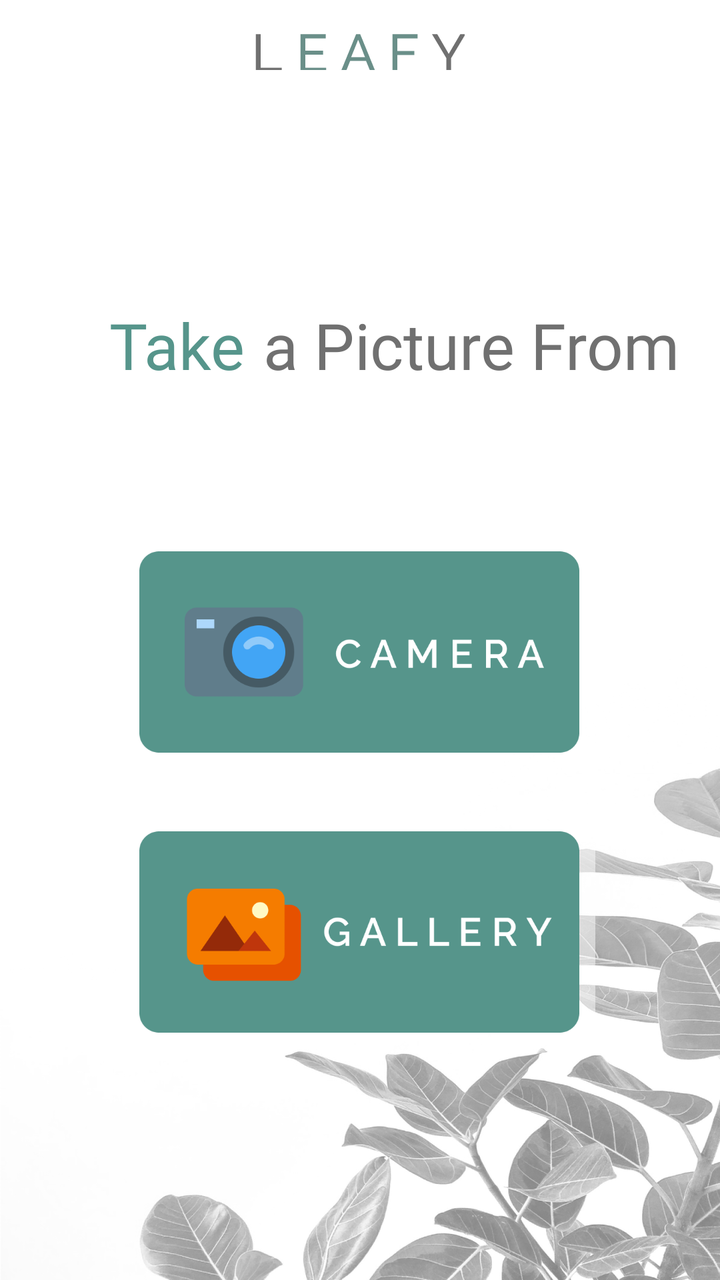
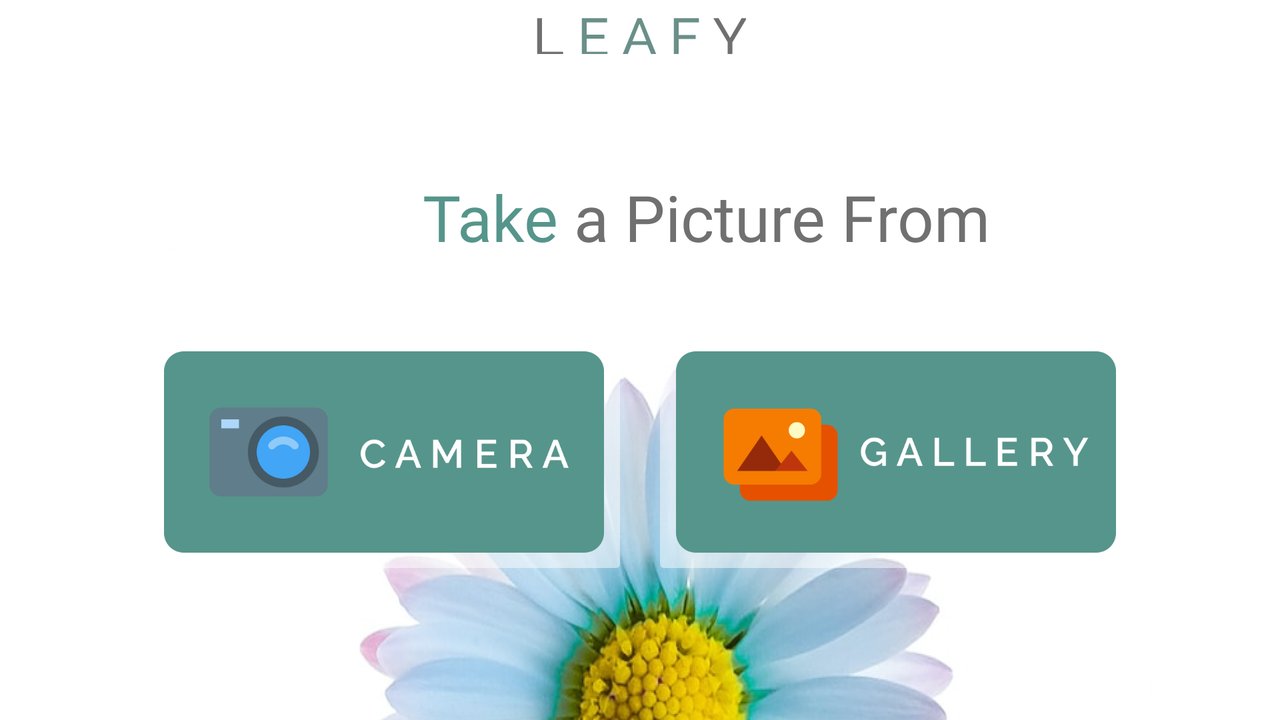

An Android layout and its configuration variant, each rendered on a device that would load it. The default file and the variant file are quoted in full after the pictures.
<!-- AndroidManifest.xml: application theme Theme.MedsApp -->
<!-- res/layout/activity_start.xml -->
<?xml version="1.0" encoding="utf-8"?>
<androidx.constraintlayout.widget.ConstraintLayout xmlns:android="http://schemas.android.com/apk/res/android"
    xmlns:app="http://schemas.android.com/apk/res-auto"
    xmlns:tools="http://schemas.android.com/tools"
    android:layout_width="match_parent"
    android:layout_height="match_parent"
    android:background="@drawable/background"
    tools:context=".ui.StartActivity">

    <ImageView
        android:id="@+id/imgv_appname"
        android:layout_width="175dp"
        android:layout_height="19dp"
        android:layout_marginTop="16dp"
        android:src="@drawable/leafy"
        app:layout_constraintEnd_toEndOf="parent"
        app:layout_constraintHorizontal_bias="0.497"
        app:layout_constraintStart_toStartOf="parent"
        app:layout_constraintTop_toTopOf="parent" />

    <TextView
        android:id="@+id/tv_your"
        android:layout_width="wrap_content"
        android:layout_height="wrap_content"
        android:layout_marginStart="32dp"
        android:layout_marginTop="116dp"
        android:fontFamily="@font/ralewaymedium"
        android:text="@string/take"
        android:textColor="#56958B"
        android:textSize="32sp"
        android:textStyle="normal"
        app:layout_constraintEnd_toEndOf="parent"
        app:layout_constraintHorizontal_bias="0.087"
        app:layout_constraintStart_toStartOf="parent"
        app:layout_constraintTop_toBottomOf="@+id/imgv_appname" />

    <TextView
        android:id="@+id/tv_picture"
        android:layout_width="wrap_content"
        android:layout_height="wrap_content"
        android:layout_marginStart="8dp"
        android:layout_marginTop="116dp"
        android:fontFamily="@font/ralewaymedium"
        android:text="@string/picture_from"
        android:textColor="#707070"
        android:textSize="32sp"
        android:textStyle="normal"
        app:layout_constraintEnd_toEndOf="parent"
        app:layout_constraintHorizontal_bias="0.064"
        app:layout_constraintStart_toEndOf="@+id/tv_your"
        app:layout_constraintTop_toBottomOf="@+id/imgv_appname" />

    <ImageButton
        android:id="@+id/btn_camera"
        android:layout_width="244dp"
        android:layout_height="128dp"
        android:layout_marginTop="68dp"
        android:backgroundTint="#80FFFFFF"
        android:scaleType="fitCenter"
        android:src="@drawable/buttoncamera"
        app:layout_constraintEnd_toEndOf="parent"
        app:layout_constraintHorizontal_bias="0.497"
        app:layout_constraintStart_toStartOf="parent"
        app:layout_constraintTop_toBottomOf="@+id/tv_picture" />

    <ImageButton
        android:id="@+id/btn_gallery"
        android:layout_width="244dp"
        android:layout_height="128dp"
        android:layout_marginTop="12dp"
        android:backgroundTint="#80FFFFFF"
        android:scaleType="fitCenter"
        android:src="@drawable/buttongallery"
        app:layout_constraintEnd_toEndOf="parent"
        app:layout_constraintHorizontal_bias="0.496"
        app:layout_constraintStart_toStartOf="parent"
        app:layout_constraintTop_toBottomOf="@+id/btn_camera" />

</androidx.constraintlayout.widget.ConstraintLayout>
<!-- resources referenced by this layout -->
<resources>
  <!-- drawable background: jpg bitmap (drawable, 421399 bytes) -->
  <!-- drawable buttoncamera: png bitmap (drawable, 14118 bytes) -->
  <!-- drawable buttongallery: png bitmap (drawable, 11504 bytes) -->
  <!-- drawable leafy: png bitmap (drawable, 2161 bytes) -->
  <string name="picture_from">a Picture From</string>
  <string name="take">Take</string>
  <style name="Theme.MedsApp" parent="Theme.MaterialComponents.DayNight.NoActionBar">
          
          <item name="colorPrimary">@color/tosca</item>
          <item name="colorPrimaryVariant">@color/tosca</item>
          <item name="colorOnPrimary">@color/white</item>
          
          <item name="colorSecondary">@color/teal_200</item>
          <item name="colorSecondaryVariant">@color/teal_700</item>
          <item name="colorOnSecondary">@color/black</item>
          
          <item name="android:statusBarColor" tools:targetApi="l">?attr/colorPrimaryVariant</item>
          
      </style>
  <color name="tosca">#56958B</color>
  <color name="white">#FFFFFFFF</color>
  <color name="teal_200">#FF03DAC5</color>
  <color name="teal_700">#FF018786</color>
  <color name="black">#FF000000</color>
</resources>
<!-- res/layout-land/activity_start.xml (the repository's variant of the layout above) -->
<!-- drawn on the phone turned sideways -->
<?xml version="1.0" encoding="utf-8"?>
<androidx.constraintlayout.widget.ConstraintLayout xmlns:android="http://schemas.android.com/apk/res/android"
    xmlns:app="http://schemas.android.com/apk/res-auto"
    xmlns:tools="http://schemas.android.com/tools"
    android:layout_width="match_parent"
    android:layout_height="match_parent"
    android:background="@drawable/backgroundland"
    tools:layout_editor_absoluteX="3dp"
    tools:layout_editor_absoluteY="-18dp">

    <ImageView
        android:id="@+id/imgv_appname"
        android:layout_width="175dp"
        android:layout_height="19dp"
        android:layout_marginTop="8dp"
        android:src="@drawable/leafy"
        app:layout_constraintEnd_toEndOf="parent"
        app:layout_constraintStart_toStartOf="parent"
        app:layout_constraintTop_toTopOf="parent" />

    <TextView
        android:id="@+id/tv_picturefrom"
        android:layout_width="wrap_content"
        android:layout_height="wrap_content"
        android:layout_marginStart="8dp"
        android:layout_marginTop="60dp"
        android:fontFamily="@font/ralewaymedium"
        android:text="@string/picture_from"
        android:textColor="#707070"
        android:textSize="32sp"
        android:textStyle="normal"
        app:layout_constraintEnd_toEndOf="parent"
        app:layout_constraintHorizontal_bias="0.0"
        app:layout_constraintStart_toEndOf="@+id/tv_take"
        app:layout_constraintTop_toBottomOf="@+id/imgv_appname" />

    <TextView
        android:id="@+id/tv_take"
        android:layout_width="wrap_content"
        android:layout_height="wrap_content"
        android:layout_marginStart="32dp"
        android:layout_marginTop="60dp"
        android:fontFamily="@font/ralewaymedium"
        android:text="@string/take"
        android:textColor="#56958B"
        android:textSize="32sp"
        android:textStyle="normal"
        app:layout_constraintEnd_toEndOf="parent"
        app:layout_constraintHorizontal_bias="0.332"
        app:layout_constraintStart_toStartOf="parent"
        app:layout_constraintTop_toBottomOf="@+id/imgv_appname" />

    <ImageButton
        android:id="@+id/btn_camera"
        android:layout_width="244dp"
        android:layout_height="128dp"
        android:layout_marginStart="70dp"
        android:layout_marginTop="32dp"
        android:backgroundTint="#80FFFFFF"
        android:scaleType="fitCenter"
        android:src="@drawable/buttoncamera"
        app:layout_constraintEnd_toEndOf="parent"
        app:layout_constraintHorizontal_bias="0.0"
        app:layout_constraintStart_toStartOf="parent"
        app:layout_constraintTop_toBottomOf="@+id/tv_picturefrom" />

    <ImageButton
        android:id="@+id/btn_gallery"
        android:layout_width="244dp"
        android:layout_height="128dp"
        android:layout_marginStart="32dp"
        android:layout_marginTop="32dp"
        android:layout_marginEnd="70dp"
        android:backgroundTint="#80FFFFFF"
        android:scaleType="fitCenter"
        android:src="@drawable/buttongallery"
        app:layout_constraintEnd_toEndOf="parent"
        app:layout_constraintHorizontal_bias="1.0"
        app:layout_constraintStart_toEndOf="@+id/btn_camera"
        app:layout_constraintTop_toBottomOf="@+id/tv_picturefrom" />

</androidx.constraintlayout.widget.ConstraintLayout>
<!-- resources referenced by the variant -->
<!-- as the phone turned sideways resolves them -->
<resources>
  <!-- drawable backgroundland: jpg bitmap (drawable, 474632 bytes) -->
  <!-- drawable buttoncamera: png bitmap (drawable, 14118 bytes) -->
  <!-- drawable buttongallery: png bitmap (drawable, 11504 bytes) -->
  <!-- drawable leafy: png bitmap (drawable, 2161 bytes) -->
  <string name="picture_from">a Picture From</string>
  <string name="take">Take</string>
  <style name="Theme.MedsApp" parent="Theme.MaterialComponents.DayNight.NoActionBar">
          
          <item name="colorPrimary">@color/tosca</item>
          <item name="colorPrimaryVariant">@color/tosca</item>
          <item name="colorOnPrimary">@color/white</item>
          
          <item name="colorSecondary">@color/teal_200</item>
          <item name="colorSecondaryVariant">@color/teal_700</item>
          <item name="colorOnSecondary">@color/black</item>
          
          <item name="android:statusBarColor" tools:targetApi="l">?attr/colorPrimaryVariant</item>
          
      </style>
  <color name="tosca">#56958B</color>
  <color name="white">#FFFFFFFF</color>
  <color name="teal_200">#FF03DAC5</color>
  <color name="teal_700">#FF018786</color>
  <color name="black">#FF000000</color>
</resources>
